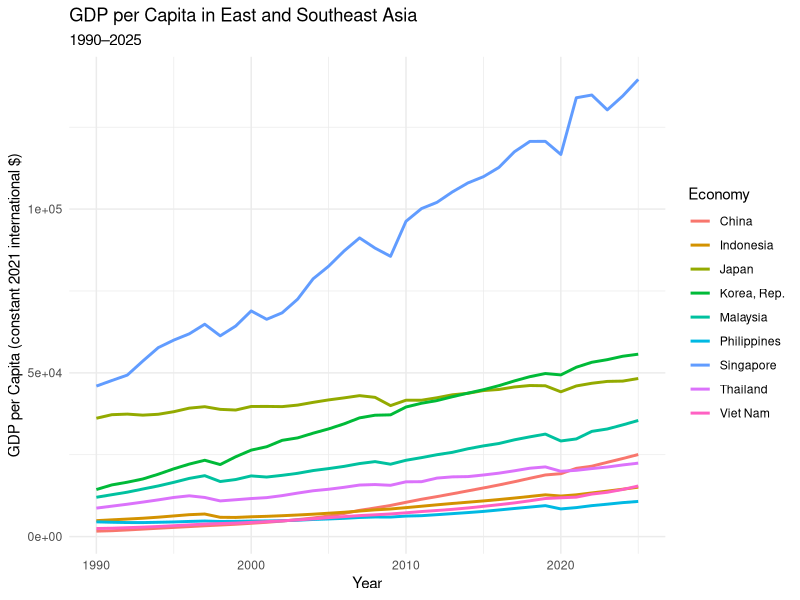
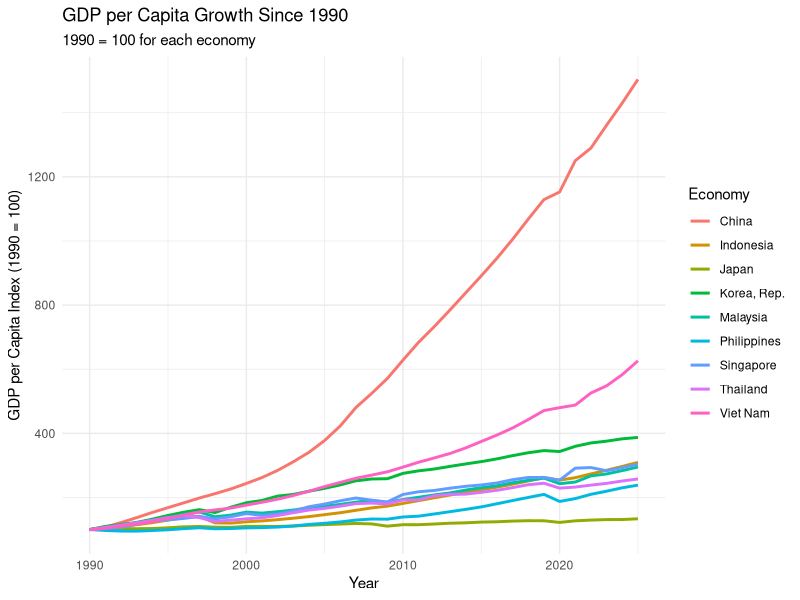
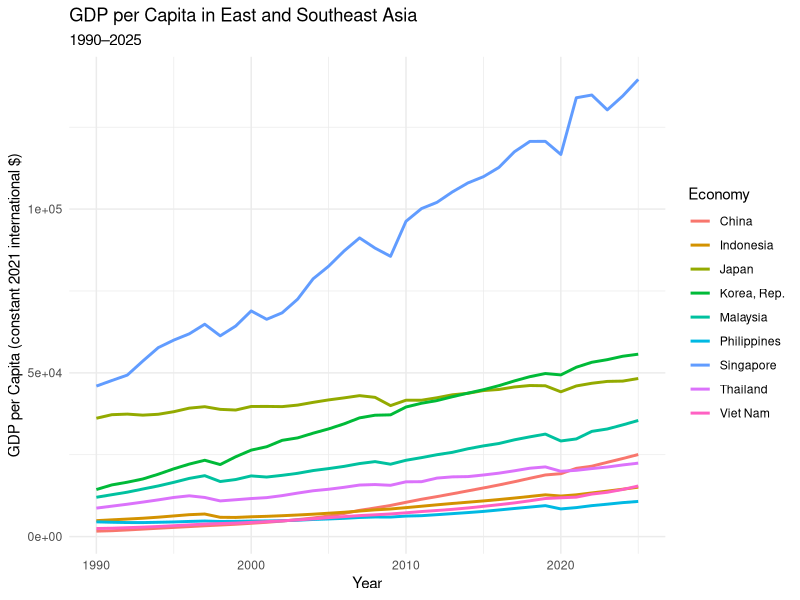
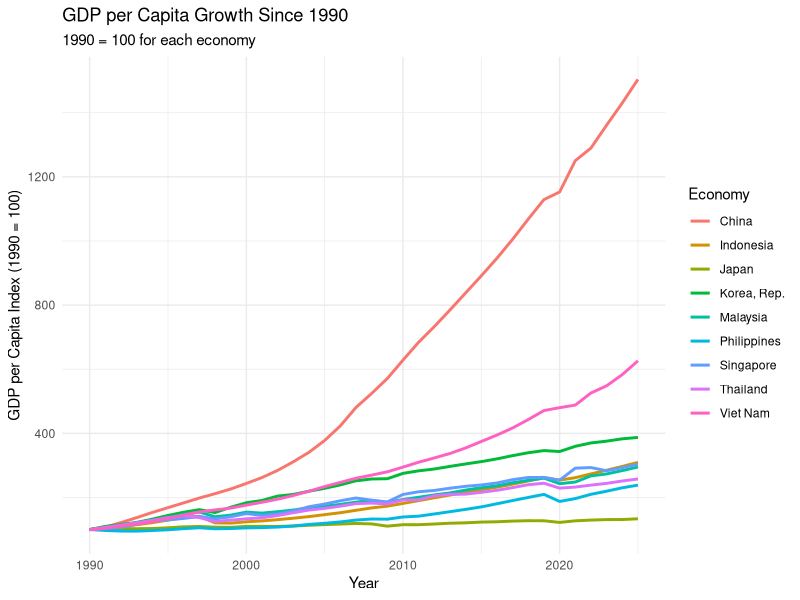

Write the R code that produced these figures, in order. (Note: this script raises an error after producing the figures.)
library(tidyverse)
library(ggrepel)

# Load the cleaned GDP per capita dataset
gdp <- read_csv("Data/gdp_per_capita_clean.csv")

# Plot GDP per capita over time for each economy
gdp_levels_plot <- ggplot(
  gdp,
  aes(
    x = year,
    y = gdp_per_capita,
    color = country
  )
) +
  geom_line(linewidth = 1) +
  labs(
    title = "GDP per Capita in East and Southeast Asia",
    subtitle = "1990–2025",
    x = "Year",
    y = "GDP per Capita (constant 2021 international $)",
    color = "Economy"
  ) +
  theme_minimal()

gdp_levels_plot

# Save the figure
ggsave(
  "Figures/gdp_per_capita_levels.png",
  plot = gdp_levels_plot,
  width = 10,
  height = 6,
  dpi = 300
)

# Index GDP per capita to 1990 = 100 for each economy
gdp_indexed <- gdp %>%
  group_by(country) %>%
  mutate(
    gdp_index = 100 * gdp_per_capita / first(gdp_per_capita)
  ) %>%
  ungroup()

gdp_indexed %>%
  filter(year == 1990) %>%
  select(country, year, gdp_index)

# Plot GDP per capita relative to each economy's 1990 level
gdp_index_plot <- ggplot(
  gdp_indexed,
  aes(
    x = year,
    y = gdp_index,
    color = country
  )
) +
  geom_line(linewidth = 1) +
  labs(
    title = "GDP per Capita Growth Since 1990",
    subtitle = "1990 = 100 for each economy",
    x = "Year",
    y = "GDP per Capita Index (1990 = 100)",
    color = "Economy"
  ) +
  theme_minimal()

gdp_index_plot

# Save the indexed GDP per capita figure
ggsave(
  "Figures/gdp_per_capita_index.png",
  plot = gdp_index_plot,
  width = 10,
  height = 6,
  dpi = 300
)

# Plot initial GDP per capita against subsequent economic growth
convergence_plot <- ggplot(
  convergence_data,
  aes(
    x = log(initial_gdp),
    y = avg_annual_growth
  )
) +
  geom_point(size = 3) +
  geom_smooth(
    method = "lm",
    se = FALSE
  ) +
  geom_text_repel(
    aes(label = country),
    size = 3.5
  ) +
  labs(
    title = "Initial Income and Subsequent Economic Growth",
    subtitle = "East and Southeast Asian economies, 1990–2025",
    x = "Log GDP per Capita in 1990",
    y = "Average Annual GDP per Capita Growth (%)"
  ) +
  theme_minimal()

convergence_plot

# Save the convergence scatterplot
ggsave(
  "Figures/convergence_scatterplot.png",
  plot = convergence_plot,
  width = 10,
  height = 6,
  dpi = 300
)
